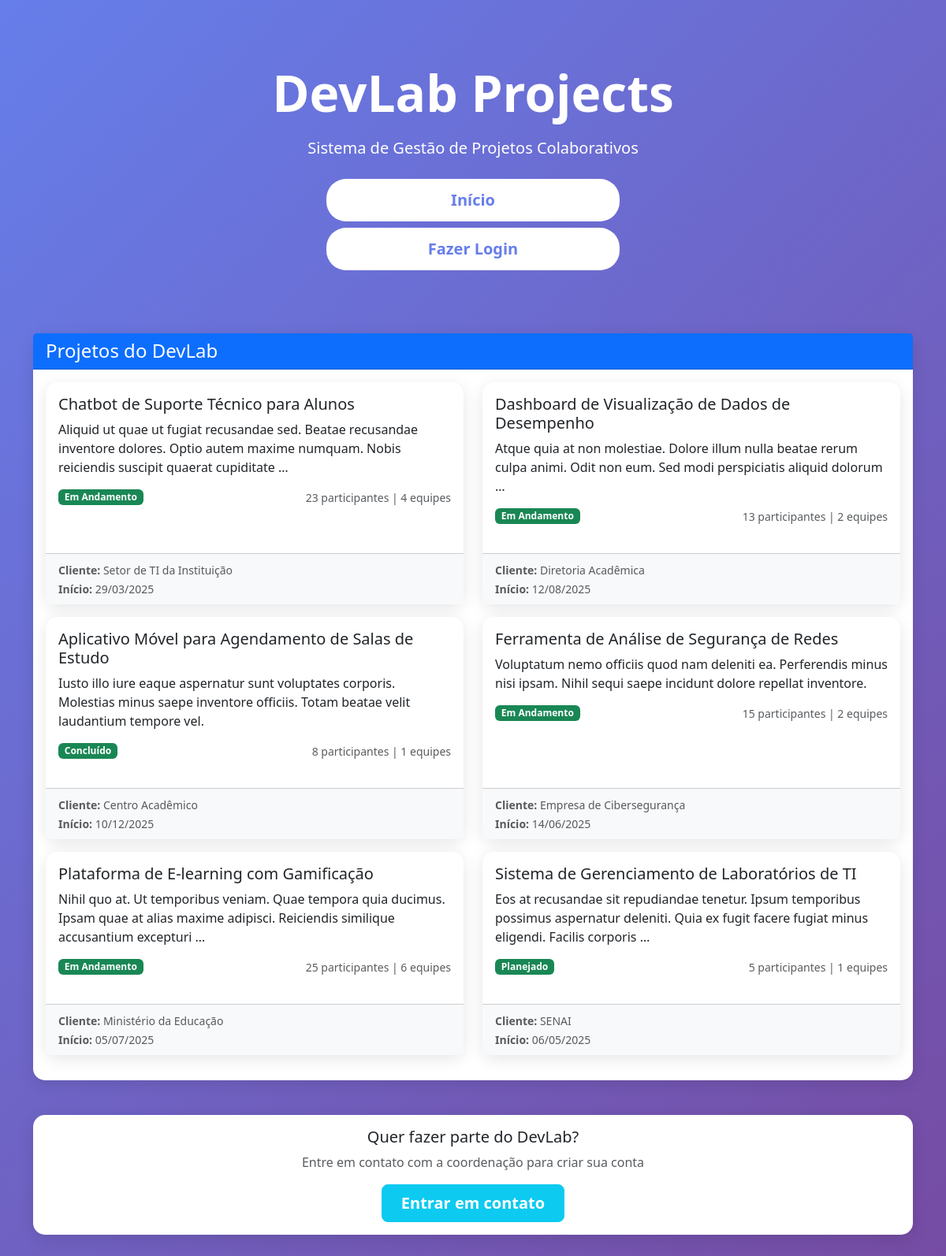
Page /visitante/ on the committed database.
### meuapp/models.py (models this page shows, shortened)
class Projeto(models.Model):
    STATUS_CHOICES = [
        ('planejado', 'Planejado'),
        ('andamento', 'Em Andamento'),
        ('concluido', 'Concluído'),
    ]
    titulo = models.CharField(max_length=200)
    descricao = models.TextField()
    cliente = models.CharField(max_length=200)
    status = models.CharField(max_length=20, choices=STATUS_CHOICES, default='planejado')
    data_inicio = models.DateField()
    data_fim_prevista = models.DateField()
    participantes = models.ManyToManyField(Usuario, through='ParticipacaoProjeto', related_name='projetos_participando')
    criado_em = models.DateTimeField(auto_now_add=True)
    atualizado_em = models.DateTimeField(auto_now=True)
    class Meta:
        verbose_name = 'Projeto'
        verbose_name_plural = 'Projetos'
        ordering = ['-criado_em']
    def total_participantes(self):
        return self.membros_por_equipes().count()
    def membros_por_equipes(self):
        return Usuario.objects.filter(equipes_participando__projeto=self).distinct()
    def total_equipes(self):
        return self.equipes.count()

### meuapp/views.py (the view)
# urls.py: path('visitante/', views.visitante_view, name='visitante'),
def visitante_view(request):
    projetos = Projeto.objects.all()
    total_projetos = projetos.count()
    total_equipes = Equipe.objects.count()
    coordenacao = {
        'nome': 'Coordenação de Projetos',
        'email': 'coordenacao@example.edu.br',
        'telefone': '+55 (61) 99999-0000',
        'local': 'Bloco A, Sala 101',
        'horario': 'Seg–Sex 09:00–17:00',
    }
    context = {
        'projetos': projetos,
        'total_projetos': total_projetos,
        'total_equipes': total_equipes,
        'coordenacao': coordenacao,
    }
    return render(request, 'visitantes.html', context)

### meuapp/templates/visitantes.html (shortened to what this page needs)
<!DOCTYPE html>
<html lang="pt-br">
<head>
    <link href="https://cdn.jsdelivr.net/npm/bootstrap@5.3.0/dist/css/bootstrap.min.css" rel="stylesheet">
</head>
<body>
    <div class="hero">
        <div class="container">
            <h1 class="display-3 fw-bold mb-3">DevLab Projects</h1>
            <p class="lead mb-4">Sistema de Gestão de Projetos Colaborativos</p>
            <div class="d-grid gap-2 col-6 col-md-4 mx-auto" style="margin-top:20px;">
                <a href="{% url 'home' %}" class="btn btn-login btn-lg">Início</a>
                <a href="{% url 'login' %}" class="btn btn-login btn-lg">Fazer Login</a>
            </div>
        </div>
    </div>
    <div class="container pb-5">
        <div class="row mb-4">
            <div class="col-12">
                <div class="card">
                    <div class="card-header bg-primary text-white">
                        <h4 class="mb-0">Projetos do DevLab</h4>
                    </div>
                    <div class="card-body">
                        {% if projetos %}
                            <div class="row">
                                {% for projeto in projetos %}
                                <div class="col-md-6 mb-3">
                                    <div class="card h-100">
                                        <div class="card-body">
                                            <h5 class="card-title">{{ projeto.titulo }}</h5>
                                            <p class="card-text">{{ projeto.descricao|truncatewords:20 }}</p>
                                            <div class="d-flex justify-content-between align-items-center">
                                                <span class="badge bg-{{ projeto.status|yesno:'success,warning,secondary' }}">
                                                    {{ projeto.get_status_display }}
                                                </span>
                                                <small class="text-muted">
                                                    {{ projeto.total_participantes }} participantes |
                                                    {{ projeto.total_equipes }} equipes
                                                </small>
                                            </div>
                                        </div>
                                        <div class="card-footer bg-light">
                                            <small class="text-muted">
                                                <strong>Cliente:</strong> {{ projeto.cliente }}<br>
                                                <strong>Início:</strong> {{ projeto.data_inicio|date:"d/m/Y" }}
                                            </small>
                                        </div>
                                    </div>
                                </div>
                                {% endfor %}
                            </div>
                        {% else %}
                            <p class="text-center text-muted py-5">
                                Nenhum projeto disponível no momento
                            </p>
                        {% endif %}
                    </div>
                </div>
            </div>
        </div>
        <div class="text-center">
            <div class="card">
                <div class="card-body">
                    <h5>Quer fazer parte do DevLab?</h5>
                    <p class="text-muted">Entre em contato com a coordenação para criar sua conta</p>
                    <a>
                        <button class="btn btn-info btn-lg px-4" data-bs-toggle="modal" data-bs-target="#contatoModal"
                    style="font-weight: 600; color: white;">
                         Entrar em contato
                        </button>
                    </a>
                </div>
            </div>
        </div>
    </div>
</body>
</html>

### meuapp/templates/visitantes.html (style rules this page uses)
body { background: linear-gradient(135deg, #667eea 0%, #764ba2 100%); min-height: 100vh; }
.hero { padding: 80px 0; color: white; text-align: center; }
.card { border: none; border-radius: 15px; box-shadow: 0 5px 20px rgba(0,0,0,0.1); margin-bottom: 20px; }
.btn-login { background: white; color: #667eea; border: none; padding: 12px 30px; font-weight: bold; border-radius: 25px; }

### rows in the picture
Projeto: titulo "Chatbot de Suporte Técnico para Alunos", descricao "Aliquid ut quae ut fugiat recusandae sed. Beatae recusandae inventore dolores. Optio autem maxime numquam. Nobis reiciendis suscipit quaerat cupiditate …", status "Em Andamento", total_participantes "23", total_equipes "4", cliente "Setor de TI da Instituição", data_inicio "29/03/2025"
Projeto: titulo "Dashboard de Visualização de Dados de Desempenho", descricao "Atque quia at non molestiae. Dolore illum nulla beatae rerum culpa animi. Odit non eum. Sed modi perspiciatis aliquid dolorum …", status "Em Andamento", total_participantes "13", total_equipes "2", cliente "Diretoria Acadêmica", data_inicio "12/08/2025"
Projeto: titulo "Aplicativo Móvel para Agendamento de Salas de Estudo", descricao "Iusto illo iure eaque aspernatur sunt voluptates corporis. Molestias minus saepe inventore officiis. Totam beatae velit laudantium tempore vel.", status "Concluído", total_participantes "8", total_equipes "1", cliente "Centro Acadêmico", data_inicio "10/12/2025"
Projeto: titulo "Ferramenta de Análise de Segurança de Redes", descricao "Voluptatum nemo officiis quod nam deleniti ea. Perferendis minus nisi ipsam. Nihil sequi saepe incidunt dolore repellat inventore.", status "Em Andamento", total_participantes "15", total_equipes "2", cliente "Empresa de Cibersegurança", data_inicio "14/06/2025"
Projeto: titulo "Plataforma de E-learning com Gamificação", descricao "Nihil quo at. Ut temporibus veniam. Quae tempora quia ducimus. Ipsam quae at alias maxime adipisci. Reiciendis similique accusantium excepturi …", status "Em Andamento", total_participantes "25", total_equipes "6", cliente "Ministério da Educação", data_inicio "05/07/2025"
Projeto: titulo "Sistema de Gerenciamento de Laboratórios de TI", descricao "Eos at recusandae sit repudiandae tenetur. Ipsum temporibus possimus aspernatur deleniti. Quia ex fugit facere fugiat minus eligendi. Facilis corporis …", status "Planejado", total_participantes "5", total_equipes "1", cliente "SENAI", data_inicio "06/05/2025"
